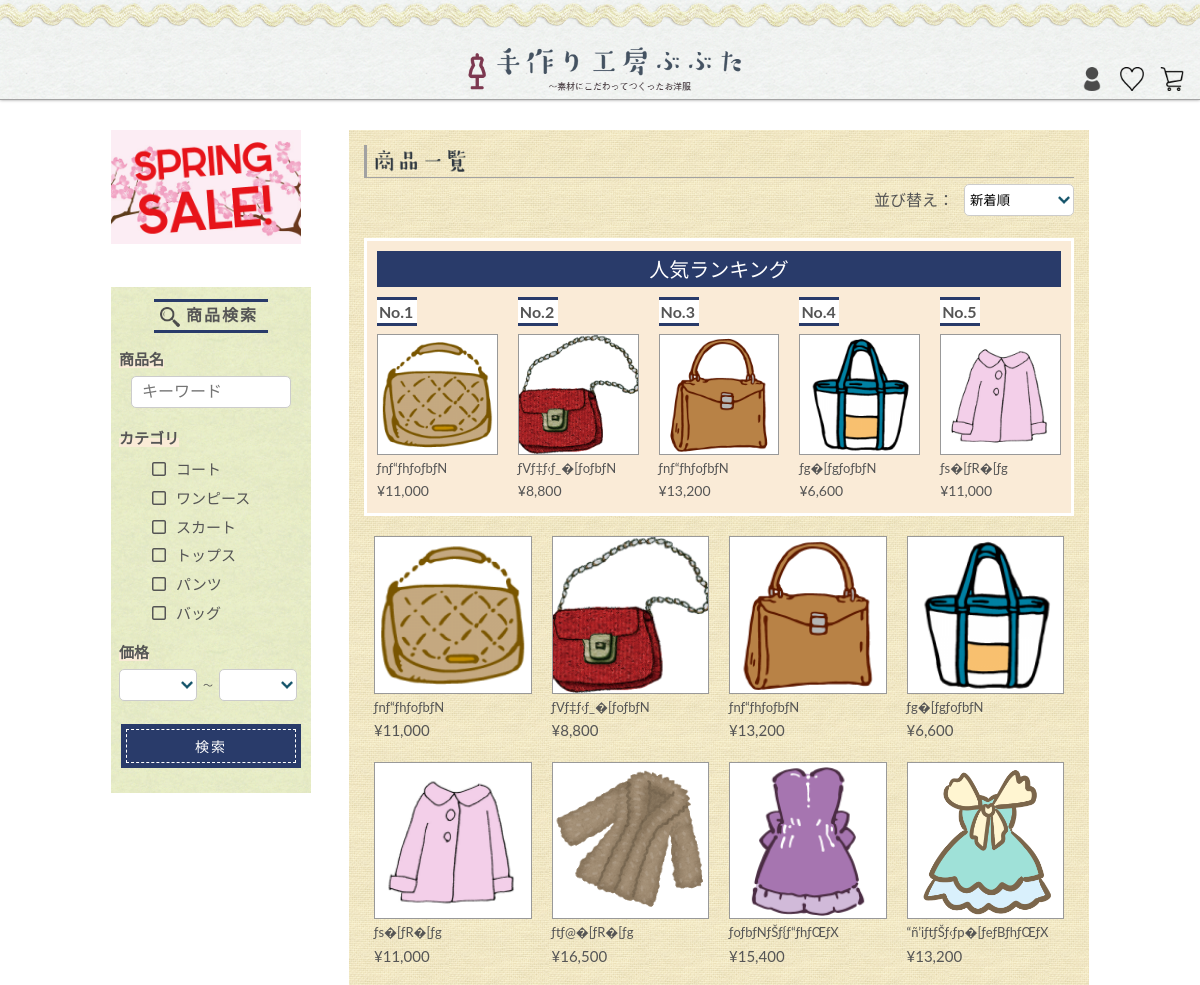
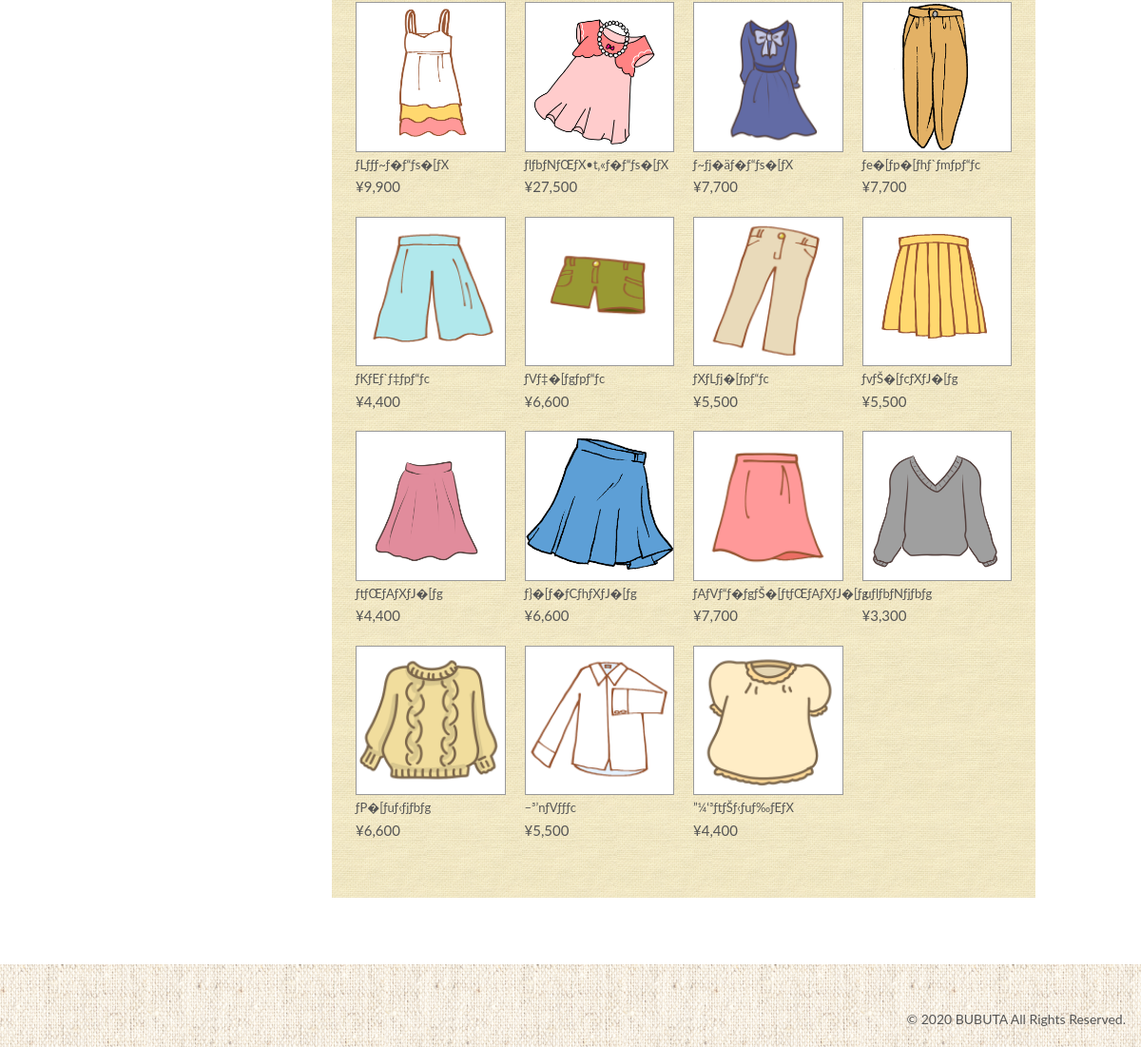
The page / on the database its author committed (2 pictures, top to bottom).
### tables this page shows
CREATE TABLE items (
	item_code      varchar(10) not null primary key,   
	item_name      varchar(255) not null,              
	item_price     int not null,                
    item_tax       int not null,                
	item_category  varchar(255) not null,       
	item_image     varchar(255) not null,       
	item_detail    varchar(255) not null,       
    item_stock     int not null,                
	delete_flag    tinyint(1) not null,          
	item_insert_date datetime not null,         
    item_sales     int not null                 
);

### public/index.php (called while the page is built)
<?php
require_once (__DIR__."/html/item_list.php");
?>

### app/controllers/ItemListAction.php (called while the page is built, shortened)
<?php
class ItemListAction {
    private $items;
    private $topItems;
    public function execute() {
        $dao = new itemsDao();
        $keyWord = filter_input(INPUT_GET, 'keyword');
        $minPrice = filter_input(INPUT_GET, 'min_price');
        $maxPrice = filter_input(INPUT_GET, 'max_price');
        $sortKey = filter_input(INPUT_GET, 'sortkey');
        $isCategory  = false;
        if($isCategory){
            $categories = [];
            foreach(Config::CATEGORY as $key=>$value){
                if(isset($_GET[$key])){
                    $categories[] = $key;
                    $_SESSION['search']['category'][$key] = $value;
                }
            }
        }else{
            $categories = false;
        }
        if(!$sortKey){
            $sortKey = "04";
        }
        try{
            $this->items = $dao->searchItems($categories, $keyWord, $minPrice, $maxPrice, $sortKey);
            $this->topItems = $dao->selectItemsRank();
        } catch(\PDOException $e){
            Config::outputLog($e->getCode(), $e->getMessage(), $e->getTraceAsString());;
            header('Content-Type: text/plain; charset=UTF-8', true, 500);
            die('エラー:データベースの処理に失敗しました。');
        }catch(OriginalException $e){
            Config::outputLog($e->getCode(), $e->getMessage(), $e->getTraceAsString());
            header('Content-Type: text/plain; charset=UTF-8', true, 400);
            die('エラー:'.$e->getMessage());
        }
    }
    public function getItems(){
        return $this->items;
    }
    public function getTopItems(){
        return $this->topItems;
    }
}
?>

### app/models/Model.php (called while the page is built, shortened)
<?php
class Model{
    protected $pdo = NULL;
    public function __construct(){
        $dbName = getenv('DB_NAME');
        $host = getenv('HOST');
        $dsn = "mysql:dbname=".$dbName.";charset=utf8;host=".$host;
        $user = getenv('DB_USER');
        $password = getenv('PASSWORD');
        if((!$this->pdo instanceof PDO)){
            try{
                $this->pdo = new \PDO($dsn, $user, $password, array(\PDO::ATTR_ERRMODE => \PDO::ERRMODE_EXCEPTION, \PDO::ATTR_PERSISTENT => true));
            }catch(\PDOException $e){
                header('Content-Type: text/plain; charset=UTF-8', true, 500);
                Config::outputLog($e->getCode(), '接続エラー:'.$e->getMessage(), $e->getTraceAsString());
                exit('接続エラーが発生しました。しばらくたってから再度アクセスしてください。');
            }
        }
    }
    public function __destruct()
    {
        $this->pdo = null;
    }
}

### app/models/ItemsDao.php (called while the page is built, shortened)
<?php
class ItemsDao extends \Models\Model {
    public function setDto($res){
        $dto = new ItemsDto();
        $dto->setItemCode($res['item_code']);
        $dto->setItemName($res['item_name']);
        $dto->setItemPrice($res['item_price']);
        $dto->setItemTax($res['item_tax']);
        $dto->setItemCategory($res['item_category']);
        $dto->setItemImage($res['item_image']);
        $dto->setItemDetail($res['item_detail']);
        return $dto;
    }
    public function searchItems($categories, $keyWord, $minPrice, $maxPrice, $sortKey){
        try{
            $sql = "SELECT * FROM items WHERE delete_flag = false";
            if($sortKey == "01"){
                $sql = $sql." ORDER BY item_price ASC";
            }elseif($sortKey == "02"){
                $sql = $sql." ORDER BY item_price DESC";
            }elseif($sortKey == "03"){
                $sql = $sql." ORDER BY item_sales DESC";
            }else{
                $sql = $sql." ORDER BY item_insert_date ASC";
            }
            $stmt = $this->pdo->prepare($sql);
            $stmt->execute();
            $res = $stmt->fetchAll();
            $items = [];
            if($res){
                foreach($res as $row) {
                    $dto = $this->setDto($row);
                    $items[] = $dto;
                }
                return $items;
            }else {
                return false;
            }
        }catch(\PDOException $e){
            throw $e;
        }
    }
    public function selectItemsRank() {
        try{
            $sql = "SELECT * from items ORDER BY item_sales DESC LIMIT 5";
            $stmt = $this->pdo->query($sql);
            $res = $stmt->fetchAll();
            $items = [];
            foreach($res as $row) {
                $dto = $this->setDto($row);
                $items[] = $dto;
            }
            if($items){
                return $items;
            }else{
                throw new OriginalException('取得に失敗しました。',444);
            }
        }catch(\PDOException $e){
            throw $e;
        }
    }
}
?>

### app/models/ItemsDto.php (called while the page is built, shortened)
<?php
class ItemsDto{
    private $itemCode;
    private $itemName;
    private $itemPrice;
    private $itemImage;
    public function getItemCode(){
        return $this->itemCode;
    }
    public function getItemName(){
        return $this->itemName;
    }
    public function getItemPriceWithTax(){
        return $this->itemPrice + $this->itemTax;
    }
    public function getItemImage(){
        return $this->itemImage;
    }
    public function setItemCode($itemCode){
    	$this->itemCode = $itemCode;
    }
    public function setItemName($itemName){
        $this->itemName = $itemName;
    }
    public function setItemPrice($itemPrice){
        $this->itemPrice = $itemPrice;
    }
    public function setItemTax($itemTax){
        $this->itemTax = $itemTax;
    }
    public function setItemImage($itemImage){
        $this->itemImage = $itemImage;
    }
}
?>

### public/html/item_list.php (the view, shortened to what this page needs)
<?php
$itemList = new \Controllers\ItemListAction();
$itemList->execute();
$items = $itemList->getItems();
$topItems = $itemList->getTopItems();
?>
<!DOCTYPE html>
<html lang="ja">
<head>
<link href="/css/style.css" rel="stylesheet" type="text/css" />
<link rel="stylesheet" href="https://cdn.jsdelivr.net/bxslider/4.2.12/jquery.bxslider.css">
</head>
<body id="item_list">
<div class="wrapper">
    <?php require_once(__DIR__.'/common/header_common.php');?>
    <div class="container">
    <?php require_once(__DIR__.'/common/left_pane.php'); ?>
        <div class="main_wrapper">
            <div class="main_contents">
                <h2>
                    <img class="product_logo" src="/img/main_contents_title_products.png" alt="商品一覧">
                </h2>
                <div class="sort_item_wrapper">
                    <div class="sort_item_byorder">
                        <p>並び替え：</p>
                        <form name="sort_form" class="sort_form" action="#" method="GET">
                            <div class="select_wrap">
                                <select name="sortkey" class="sortkey" onchange="submit(this.form)">
                                    <option value="04" <?php if(isset($_GET['sortkey']) && $_GET['sortkey']=="04" || !isset($_GET['sortkey'])){echo "selected";}?>>新着順</option>
                                </select>
                            </div>
                        </form>
                    </div>
                </div>
                <div class="main_contents_inner">
                    <?php if(!(isset($_GET["cmd"]) && $_GET['cmd'] == "do_search") && !isset($_GET["sortkey"])): ?>
                    <ul class="item_list_rank">
                        <h3>人気ランキング</h3>
                        <?php $i=0; foreach($topItems as $item): $i++;?>
                        <li class="products <?php if($i=='5'){echo "rank05";}?>">
                            <div class="product_inner">
                                <span>No.<?= $i?></span>
                                <a class="product_link" href="/html/item_detail.php?item_code=<?= $item->getItemCode(); ?>">
                                    <img src="/img/items/<?= $item->getItemImage(); ?>" alt="" />
                                    <p class="item_name"><?= $item->getItemName(); ?></p>
                                    <p class="item_list_price">&yen;<?= number_format($item->getItemPriceWithTax()); ?></p>
                                </a>
                            </div>
                        </li>
                        <?php endforeach; ?>
                    </ul>
                    <?php endif; ?>
                    <ul class="item_list_main">
                        <?php if($items): ?>
                            <?php foreach($items as $item): ?>
                                <li class="products">
                                    <div class="product_inner">
                                        <a class="product_link" href="/html/item_detail.php?item_code=<?= $item->getITemCode(); ?>">
                                            <img src="/img/items/<?= $item->getItemImage();?>" alt="" />
                                            <div class="item_txt_wrap">
                                                <p class="item_name"><?= $item->getItemName(); ?></p>
                                                <p class="item_list_price">&yen;<?= number_format($item->getItemPriceWithTax());?></p>
                                            </div>
                                        </a>
                                    </div>
                                </li>
                            <?php endforeach; ?>
                        <?php else:?>
                            <div class="txt_wrapper">
                                <p class="none_txt">該当する商品はありません。</p>
                            </div>
                        <?php endif;?>
                        </ul>
                    </div>
                </div>
            </div>
        </div>
        <div id="footer">
            <p class="copy">&copy; 2020 BUBUTA All Rights Reserved.</p>
        </div>
    </div>
</body>
</html>

### public/html/common/header_common.php (shortened to what this page needs)
<div id="header">
<div class="header_bg_area">
    <div class="header_inner">
        <div class="header_contents">
            <h1 class="main_title">
            <a href="/html/item_list.php?cmd=item_list">
                <img class="main_logo" src="/img/main_logo.png">
            </a>
            </h1>
            <div class="header_logo_area">
                <a href="/html/login.php">
                    <img class="header_logo" src="/img/header_icon_member.png">
                </a>
                <a href="/html/mypage/mypage_favorite.php">
                    <img class="header_logo" src="/img/header_icon_like.png">
                </a>
                <a href="/html/cart.php">
                    <img class="header_logo" src="/img/header_icon_cart.png">
                </a>
            </div>
        </div>
    </div>
</div>
</div>

### public/html/common/left_pane.php (shortened to what this page needs)
<div class="side_menu">
    <div class="bunner_wrap_pc">
        <div class="bunner">
            <img src="/img/bunner01.jpg"/>
        </div>
    </div>
    <form name="login_form" action="/html/item_list.php" method="GET">
        <div class="box">
            <div class="box_2">
                <div class="side_title_wrap">
                    <h3 class="side_title">
                        <img src="/img/search_icon.png" alt="検索" />
                        <span>商品検索</span>
                    </h3>
                </div>
                <div class="search_item">
                    <p>商品名</p>
                    <div class="text_wrapper">
                        <input type="text" name="keyword" class="text" placeholder="キーワード" value="<?php if(isset($_SESSION['search']["keyword"])){echo $_SESSION['search']["keyword"]; }?>" />
                    </div>
                </div>
                <div class="search_item_bycategory">
                    <p>カテゴリ</p>
                    <div class="search_category">
                        <ul class="category_list">
                            <?php foreach(Config::CATEGORY as $key=>$value):?>
                            <li>
                                <label for="<?= $key?>_l"><?= $value?></label>
                            </li>
                            <?php endforeach;?>
                        </ul>
                    </div>
                </div>
                <div class="search_item_byprice">
                    <p>価格</p><br/>
                    <div class="select_wrap">
                        <select name="min_price" class="minimum_price">
                            <option value="">  </option>
                            <?php foreach(Config::PRICERANGE as $key):?>
                                <option value="<?= $key ?>" <?php if(isset($_SESSION['search']['min_price']) && $_SESSION['search']['min_price'] == $key){echo "selected";}?>>￥<?= number_format($key)?></option>
                            <?php endforeach;?>
                        </select>
                    </div>
                    <span class="length">～</span>
                    <div class="select_wrap">
                        <select name="max_price" class="maximum_price">
                            <option value="">  </option>
                            <?php foreach(Config::PRICERANGE as $key):?>
                                <option value="<?= $key ?>" <?php if(isset($_SESSION['search']['max_price']) && $_SESSION['search']['max_price'] == $key){echo "selected";}?>>￥<?= number_format($key)?></option>
                            <?php endforeach;?>
                        </select>
                    </div>
                </div>
            </div>
            <div class="button_wrapper">
                <input class="btn_design_01 btn_cmn_mid" type="submit" value="検索" />
            </div>
        </div>
    </form>
</div>

### rows shown on the page
items: item_image (picture), item_name "ƒnƒ“ƒhƒoƒbƒN", $item->getItemPriceWithTax() "11,000"
items: item_image (picture), item_name "ƒVƒ‡ƒ‹ƒ_�[ƒoƒbƒN", $item->getItemPriceWithTax() "8,800"
items: item_image (picture), item_name "ƒnƒ“ƒhƒoƒbƒN", $item->getItemPriceWithTax() "13,200"
items: item_image (picture), item_name "ƒg�[ƒgƒoƒbƒN", $item->getItemPriceWithTax() "6,600"
items: item_image (picture), item_name "ƒs�[ƒR�[ƒg", $item->getItemPriceWithTax() "11,000"
items: item_image (picture), item_name "ƒtƒ@�[ƒR�[ƒg", $item->getItemPriceWithTax() "16,500"
items: item_image (picture), item_name "ƒoƒbƒNƒŠƒ{ƒ“ƒhƒŒƒX", $item->getItemPriceWithTax() "15,400"
items: item_image (picture), item_name "“ñ’iƒtƒŠƒ‹ƒp�[ƒeƒBƒhƒŒƒX", $item->getItemPriceWithTax() "13,200"
items: item_image (picture), item_name "ƒLƒƒƒ~ƒ�ƒ“ƒs�[ƒX", $item->getItemPriceWithTax() "9,900"
items: item_image (picture), item_name "ƒlƒbƒNƒŒƒX•t‚«ƒ�ƒ“ƒs�[ƒX", $item->getItemPriceWithTax() "27,500"
items: item_image (picture), item_name "ƒ~ƒj�äƒ�ƒ“ƒs�[ƒX", $item->getItemPriceWithTax() "7,700"
items: item_image (picture), item_name "ƒe�[ƒp�[ƒhƒ`ƒmƒpƒ“ƒc", $item->getItemPriceWithTax() "7,700"
items: item_image (picture), item_name "ƒKƒEƒ`ƒ‡ƒpƒ“ƒc", $item->getItemPriceWithTax() "4,400"
items: item_image (picture), item_name "ƒVƒ‡�[ƒgƒpƒ“ƒc", $item->getItemPriceWithTax() "6,600"
items: item_image (picture), item_name "ƒXƒLƒj�[ƒpƒ“ƒc", $item->getItemPriceWithTax() "5,500"
items: item_image (picture), item_name "ƒvƒŠ�[ƒcƒXƒJ�[ƒg", $item->getItemPriceWithTax() "5,500"
items: item_image (picture), item_name "ƒtƒŒƒAƒXƒJ�[ƒg", $item->getItemPriceWithTax() "4,400"
items: item_image (picture), item_name "ƒ}�[ƒ�ƒCƒhƒXƒJ�[ƒg", $item->getItemPriceWithTax() "6,600"
items: item_image (picture), item_name "ƒAƒVƒ“ƒ�ƒgƒŠ�[ƒtƒŒƒAƒXƒJ�[ƒg", $item->getItemPriceWithTax() "7,700"
items: item_image (picture), item_name "‚uƒlƒbƒNƒjƒbƒg", $item->getItemPriceWithTax() "3,300"
items: item_image (picture), item_name "ƒP�[ƒuƒ‹ƒjƒbƒg", $item->getItemPriceWithTax() "6,600"
items: item_image (picture), item_name "–³’nƒVƒƒƒc", $item->getItemPriceWithTax() "5,500"
items: item_image (picture), item_name "”¼‘³ƒtƒŠƒ‹ƒuƒ‰ƒEƒX", $item->getItemPriceWithTax() "4,400"

### other values the page prints
$value "コート"
$value "ワンピース"
$value "スカート"
$value "トップス"
$value "パンツ"
$value "バッグ"
